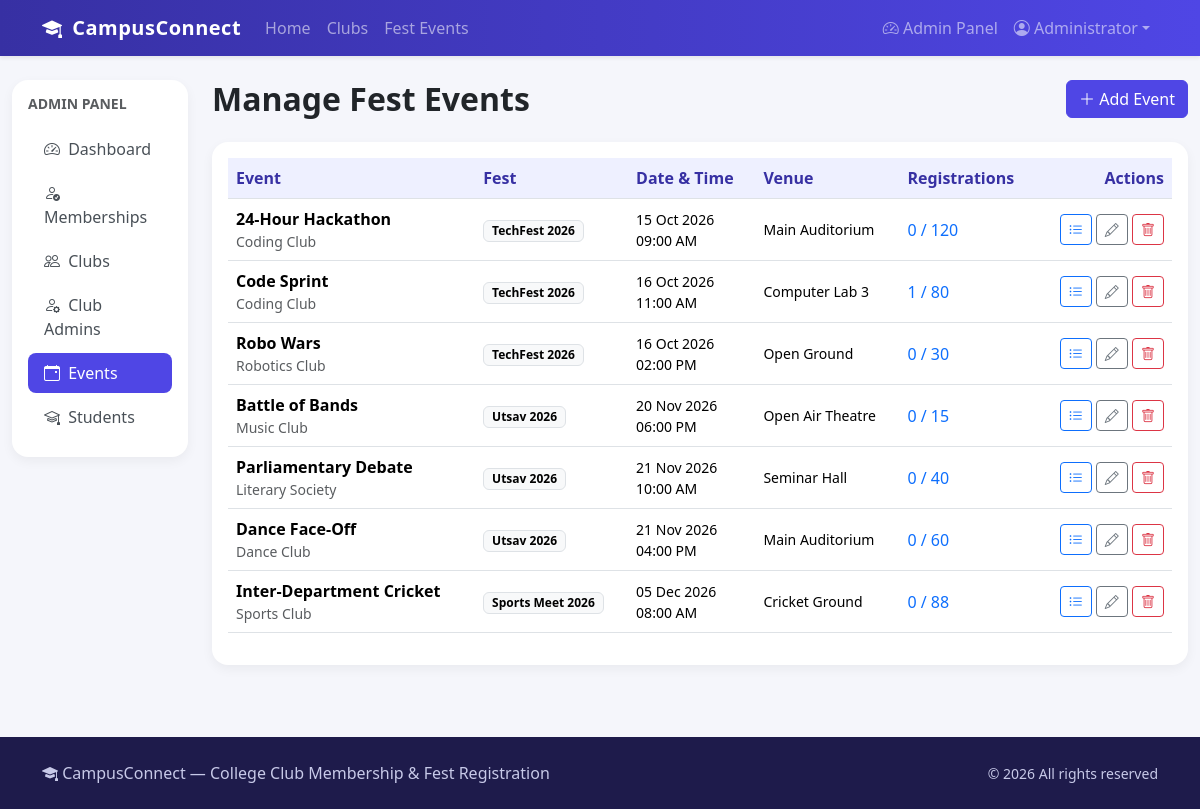
The app's page /admin/events (signed in) with its own data.
### tables this page shows
CREATE TABLE "users" (
    id            INTEGER PRIMARY KEY AUTOINCREMENT,
    name          TEXT    NOT NULL,
    email         TEXT    NOT NULL UNIQUE,
    password_hash TEXT    NOT NULL,
    roll_no       TEXT,
    department    TEXT,
    year          TEXT,
    phone         TEXT,
    role          TEXT    NOT NULL DEFAULT 'student' CHECK (role IN ('student', 'admin', 'club_admin')),
    club_id       INTEGER REFERENCES clubs(id) ON DELETE CASCADE,    created_at    TEXT    NOT NULL DEFAULT CURRENT_TIMESTAMP
);

CREATE TABLE events (
    id               INTEGER PRIMARY KEY AUTOINCREMENT,
    title            TEXT    NOT NULL,
    fest_name        TEXT    NOT NULL,
    club_id          INTEGER REFERENCES clubs(id) ON DELETE SET NULL,
    description      TEXT    NOT NULL,
    venue            TEXT    NOT NULL,
    event_date       TEXT    NOT NULL,
    event_time       TEXT    NOT NULL,
    max_participants INTEGER NOT NULL DEFAULT 100,
    created_at       TEXT    NOT NULL DEFAULT CURRENT_TIMESTAMP
);

CREATE TABLE clubs (
    id            INTEGER PRIMARY KEY AUTOINCREMENT,
    name          TEXT    NOT NULL UNIQUE,
    category      TEXT    NOT NULL,
    description   TEXT    NOT NULL,
    coordinator   TEXT,
    contact_email TEXT,
    created_at    TEXT    NOT NULL DEFAULT CURRENT_TIMESTAMP
);

### app.py (the view)
@app.route("/admin/events")
@admin_required
def admin_events():
    return render_template("admin/events.html", events=event_rows())

### app.py (called while the page is built)
def get_db():
    if "db" not in g:
        g.db = sqlite3.connect(DATABASE)
        g.db.row_factory = sqlite3.Row
        g.db.execute("PRAGMA foreign_keys = ON")
    return g.db

@app.before_request
def load_user():
    user_id = session.get("user_id")
    g.user = None
    g.club = None
    if user_id is not None:
        db = get_db()
        g.user = db.execute("SELECT * FROM users WHERE id = ?", (user_id,)).fetchone()
        if g.user is not None and g.user["role"] == "club_admin":
            g.club = db.execute("SELECT * FROM clubs WHERE id = ?", (g.user["club_id"],)).fetchone()

def current_portal():
    user = g.get("user")
    return "club_admin" if user is not None and user["role"] == "club_admin" else "admin"

@app.context_processor
def inject_globals():
    return {
        "user": g.get("user"),
        "my_club": g.get("club"),
        "portal": current_portal(),
        "category_icons": CATEGORY_ICONS,
        "today": date.today().isoformat(),
    }

@app.template_filter("fmt_date")
def fmt_date(value):
    try:
        return datetime.strptime(value, "%Y-%m-%d").strftime("%d %b %Y")
    except (TypeError, ValueError):
        return value

@app.template_filter("fmt_time")
def fmt_time(value):
    try:
        return datetime.strptime(value, "%H:%M").strftime("%I:%M %p")
    except (TypeError, ValueError):
        return value

def login_required(view):
    @wraps(view)
    def wrapped(*args, **kwargs):
        if g.user is None:
            flash("Please log in to continue.", "warning")
            return redirect(url_for("login", next=request.path))
        return view(*args, **kwargs)
    return wrapped

def admin_required(view):
    @wraps(view)
    @login_required
    def wrapped(*args, **kwargs):
        if g.user["role"] != "admin":
            abort(403)
        return view(*args, **kwargs)
    return wrapped

def event_rows(club_id=None):
    query = """SELECT e.*, c.name AS club_name,
                      (SELECT COUNT(*) FROM registrations r WHERE r.event_id = e.id) AS reg_count
               FROM events e LEFT JOIN clubs c ON c.id = e.club_id"""
    params = ()
    if club_id is not None:
        query += " WHERE e.club_id = ?"
        params = (club_id,)
    query += " ORDER BY e.event_date, e.event_time"
    return get_db().execute(query, params).fetchall()

### templates/admin/events.html (shortened to what this page needs)
{% extends "admin/layout.html" %}
{% block admin_content %}
<div class="d-flex justify-content-between align-items-center mb-4">
    <h2 class="fw-bold mb-0">Manage Fest Events</h2>
    <a href="{{ url_for('admin_event_form') }}" class="btn btn-brand"><i class="bi bi-plus-lg"></i> Add Event</a>
</div>
<div class="card hover-card">
    <div class="card-body table-responsive">
        <table class="table align-middle">
            <thead><tr><th>Event</th><th>Fest</th><th>Date &amp; Time</th><th>Venue</th><th>Registrations</th><th class="text-end">Actions</th></tr></thead>
            <tbody>
            {% for e in events %}
                <tr>
                    <td><a href="{{ url_for('event_detail', event_id=e.id) }}" class="fw-semibold text-decoration-none text-reset">{{ e.title }}</a>
                        <div class="small text-muted">{{ e.club_name or 'No club' }}</div></td>
                    <td><span class="badge text-bg-light border">{{ e.fest_name }}</span></td>
                    <td class="small text-nowrap">{{ e.event_date|fmt_date }}<br>{{ e.event_time|fmt_time }}</td>
                    <td class="small">{{ e.venue }}</td>
                    <td>
                        <a href="{{ url_for('admin_participants', event_id=e.id) }}" class="text-decoration-none">{{ e.reg_count }} / {{ e.max_participants }}</a>
                    </td>
                    <td class="text-end text-nowrap">
                        <a href="{{ url_for('admin_participants', event_id=e.id) }}" class="btn btn-sm btn-outline-primary" title="Participants"><i class="bi bi-list-ul"></i></a>
                        <a href="{{ url_for('admin_event_form', event_id=e.id) }}" class="btn btn-sm btn-outline-secondary" title="Edit"><i class="bi bi-pencil"></i></a>
                        <form method="post" action="{{ url_for('admin_delete_event', event_id=e.id) }}" class="d-inline"
                              data-confirm="Delete {{ e.title }}? All registrations will also be removed.">
                            <button class="btn btn-sm btn-outline-danger" title="Delete"><i class="bi bi-trash"></i></button>
                        </form>
                    </td>
                </tr>
            {% else %}
                <tr><td colspan="6" class="text-center text-muted py-4">No events yet</td></tr>
            {% endfor %}
            </tbody>
        </table>
    </div>
</div>
{% endblock %}

### templates/base.html (shortened to what this page needs)
<!doctype html>
<html lang="en">
<head>
    <link href="https://cdn.jsdelivr.net/npm/bootstrap@5.3.3/dist/css/bootstrap.min.css" rel="stylesheet">
    <link href="https://cdn.jsdelivr.net/npm/bootstrap-icons@1.11.3/font/bootstrap-icons.min.css" rel="stylesheet">
    <link href="{{ url_for('static', filename='css/style.css') }}" rel="stylesheet">
</head>
<body class="d-flex flex-column min-vh-100">
<nav class="navbar navbar-expand-lg navbar-dark bg-brand shadow-sm sticky-top">
    <div class="container">
        <a class="navbar-brand" href="{{ url_for('index') }}"><i class="bi bi-mortarboard-fill me-1"></i> CampusConnect</a>
        <div class="collapse navbar-collapse" id="mainNav">
            <ul class="navbar-nav me-auto">
                <li class="nav-item"><a class="nav-link {% if request.endpoint == 'index' %}active{% endif %}" href="{{ url_for('index') }}">Home</a></li>
                <li class="nav-item"><a class="nav-link {% if request.endpoint in ['clubs', 'club_detail'] %}active{% endif %}" href="{{ url_for('clubs') }}">Clubs</a></li>
                <li class="nav-item"><a class="nav-link {% if request.endpoint in ['events', 'event_detail'] %}active{% endif %}" href="{{ url_for('events') }}">Fest Events</a></li>
            </ul>
            <ul class="navbar-nav">
                {% if user %}
                    {% if user.role == 'admin' %}
                        <li class="nav-item"><a class="nav-link" href="{{ url_for('admin_dashboard') }}"><i class="bi bi-speedometer2"></i> Admin Panel</a></li>
                    {% elif user.role == 'club_admin' %}
                        <li class="nav-item"><a class="nav-link" href="{{ url_for('club_admin_dashboard') }}"><i class="bi bi-speedometer2"></i> Club Portal</a></li>
                    {% else %}
                        <li class="nav-item"><a class="nav-link" href="{{ url_for('dashboard') }}"><i class="bi bi-grid"></i> My Dashboard</a></li>
                    {% endif %}
                    <li class="nav-item dropdown">
                        <a class="nav-link dropdown-toggle" href="#" data-bs-toggle="dropdown"><i class="bi bi-person-circle"></i> {{ user.name.split()[0] }}</a>
                    </li>
                {% else %}
                    <li class="nav-item"><a class="nav-link" href="{{ url_for('login') }}">Login</a></li>
                    <li class="nav-item"><a class="btn btn-light btn-sm ms-lg-2 mt-1" href="{{ url_for('register') }}">Register</a></li>
                {% endif %}
            </ul>
        </div>
    </div>
</nav>
<main class="flex-grow-1">
    {% block content %}{% endblock %}
</main>
<footer class="py-4 mt-5">
    <div class="container d-flex flex-column flex-md-row justify-content-between align-items-center gap-2">
        <span><i class="bi bi-mortarboard-fill"></i> CampusConnect &mdash; College Club Membership &amp; Fest Registration</span>
        <span class="small">&copy; 2026 All rights reserved</span>
    </div>
</footer>
</body>
</html>

### static/css/style.css (style rules this page uses)
:root { --brand: #4f46e5; --brand-dark: #3730a3; --accent: #ec4899; }
body { background: #f5f6fb; font-family: "Segoe UI", system-ui, -apple-system, sans-serif; }
.navbar-brand { font-weight: 700; letter-spacing: .5px; }
.bg-brand { background: linear-gradient(90deg, var(--brand-dark), var(--brand)); }
.btn-brand { background: var(--brand); border-color: var(--brand); color: #fff; }
.hover-card { border: 0; border-radius: 1rem; transition: transform .2s ease, box-shadow .2s ease; box-shadow: 0 4px 12px rgba(0, 0, 0, .05); }
.table thead th { background: #eef0ff; color: var(--brand-dark); font-weight: 600; white-space: nowrap; }
footer { background: #1e1b4b; color: #c7c9e8; }

### records on screen
users: name "Administrator"
events: title "24-Hour Hackathon", name "Coding Club", fest_name "TechFest 2026", event_date|fmt_date "15 Oct 2026", event_time|fmt_time "09:00 AM", venue "Main Auditorium", reg_count "0", max_participants "120"
events: title "Code Sprint", name "Coding Club", fest_name "TechFest 2026", event_date|fmt_date "16 Oct 2026", event_time|fmt_time "11:00 AM", venue "Computer Lab 3", reg_count "1", max_participants "80"
events: title "Robo Wars", name "Robotics Club", fest_name "TechFest 2026", event_date|fmt_date "16 Oct 2026", event_time|fmt_time "02:00 PM", venue "Open Ground", reg_count "0", max_participants "30"
events: title "Battle of Bands", name "Music Club", fest_name "Utsav 2026", event_date|fmt_date "20 Nov 2026", event_time|fmt_time "06:00 PM", venue "Open Air Theatre", reg_count "0", max_participants "15"
events: title "Parliamentary Debate", name "Literary Society", fest_name "Utsav 2026", event_date|fmt_date "21 Nov 2026", event_time|fmt_time "10:00 AM", venue "Seminar Hall", reg_count "0", max_participants "40"
events: title "Dance Face-Off", name "Dance Club", fest_name "Utsav 2026", event_date|fmt_date "21 Nov 2026", event_time|fmt_time "04:00 PM", venue "Main Auditorium", reg_count "0", max_participants "60"
events: title "Inter-Department Cricket", name "Sports Club", fest_name "Sports Meet 2026", event_date|fmt_date "05 Dec 2026", event_time|fmt_time "08:00 AM", venue "Cricket Ground", reg_count "0", max_participants "88"

### other values on screen
{{ label }} "Dashboard" "Memberships" "Clubs" "Club Admins" "Events" "Students"
